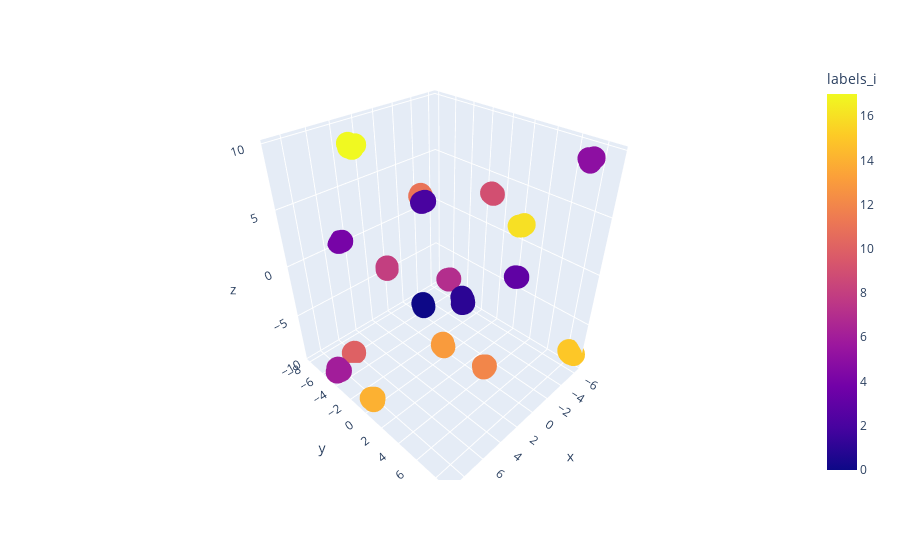

Notebook cell for this chart:
### Code cell
px.scatter_3d(train_events[0].input_event, x='x', y='y', z='z', color='labels_i')
